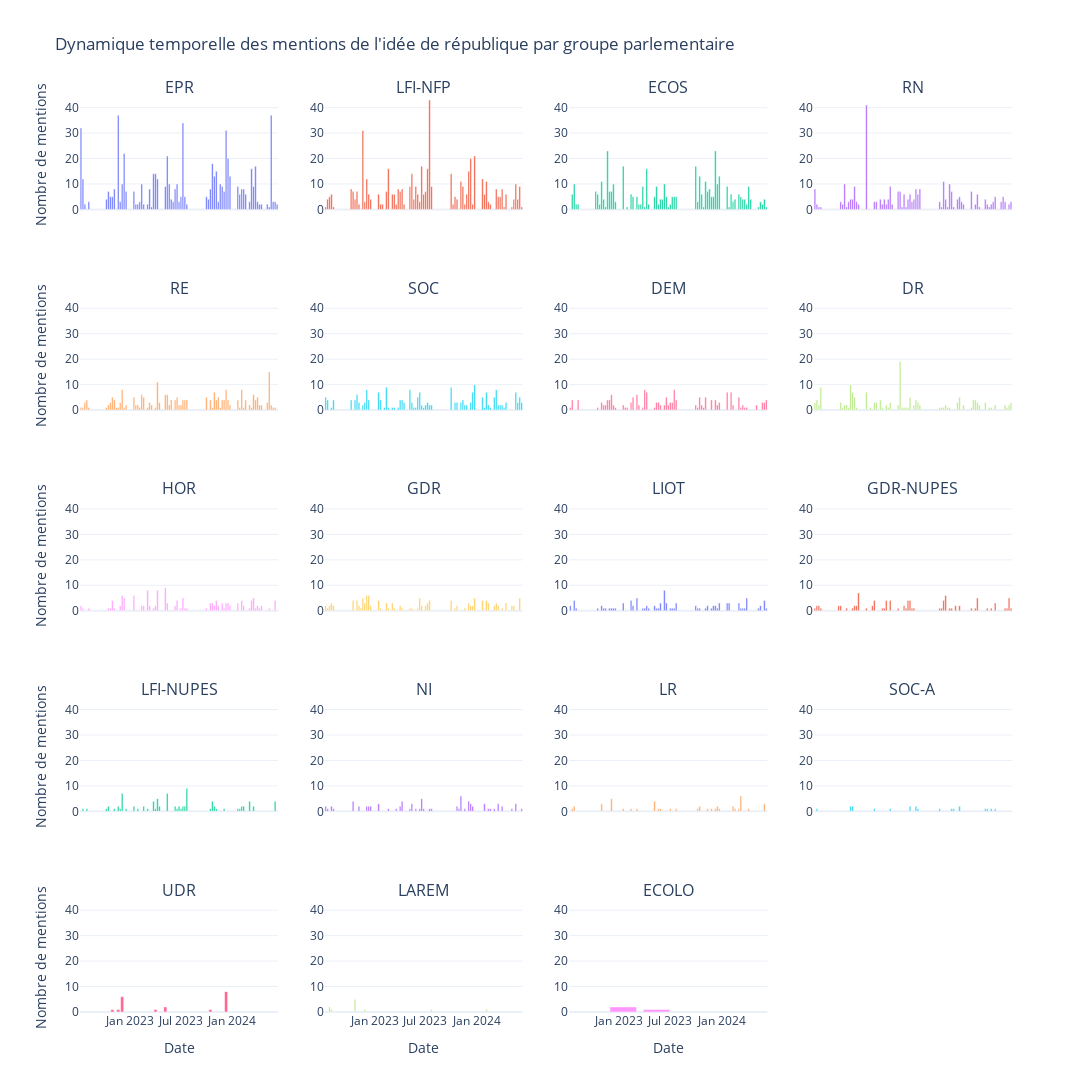

The notebook cell this image was saved under:
### Code cell
import plotly.graph_objects as go
from plotly.subplots import make_subplots
import pandas as pd

# Calculer les mentions par groupe et par jour
df_grouped = (
    df.groupby([pd.Grouper(key="DateSeance_day", freq="W"), "groupeAbrev"])
    .size()
    .reset_index(name="mentions")
)

# Trier les groupes par nombre total de mentions
counts = df["groupeAbrev"].value_counts()
groupes = counts.index.tolist()

cols = 4
rows = (len(groupes) + cols - 1) // cols  # nombre de lignes nécessaires

# Calcul de la valeur maximale pour fixer la même échelle Y
max_y = df_grouped["mentions"].max()

fig_group = make_subplots(rows=rows, cols=cols, shared_xaxes=True, subplot_titles=groupes)

for idx, groupe in enumerate(groupes):
    row = idx // cols + 1
    col = idx % cols + 1

    data_groupe = df_grouped[df_grouped["groupeAbrev"] == groupe]
    fig_group.add_trace(
        go.Bar(x=data_groupe["DateSeance_day"], y=data_groupe["mentions"], name=groupe),
        row=row,
        col=col,
    )

fig_group.update_layout(
    height=300 * rows,
    width=1200,
    title_text="Dynamique temporelle des mentions de l'idée de république par groupe parlementaire",
    showlegend=False,
    template="plotly_white",
)

for row in range(1, rows + 1):
    for col in range(1, cols + 1):
        fig_group.update_yaxes(range=[0, max_y], row=row, col=col)

for col in range(1, cols + 1):
    fig_group.update_xaxes(title_text="Date", row=rows, col=col)

for row in range(1, rows + 1):
    fig_group.update_yaxes(title_text="Nombre de mentions", row=row, col=1)

fig_group.show()
